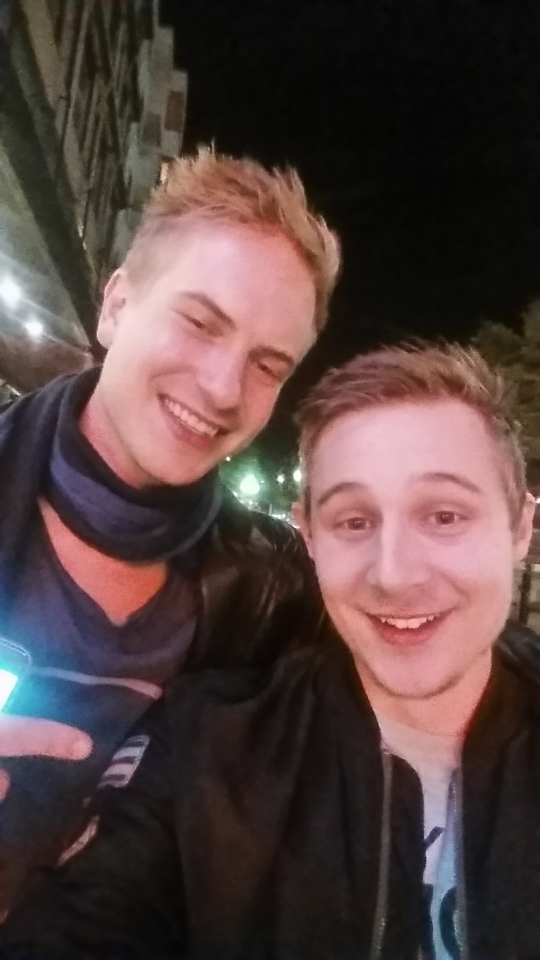
#> input picture Case_Studies/28.jpg, 1080 x 1920 px, given in place of the camera (shown at 1/2 size)
$ python eyetracker.py
#> lines starting #> are read from the running program, lines starting #| are printed output that depends on the picture
import cv2
import imutils
import numpy as np

class EyeTracker:
    def __init__(self, faceCascadePath, eyeCascadePath):
        # Initializerar 2 objekt, av Cascade Classifiers,
        self.faceCascade = cv2.CascadeClassifier(faceCascadePath)
        self.eyeCascade = cv2.CascadeClassifier(eyeCascadePath)

    def track(self, img):
        face_rectangles = self.faceCascade.detectMultiScale(img, scaleFactor=1.1,
                                                  minNeighbors=5, minSize=(30,30),
                                                  flags=cv2.CASCADE_SCALE_IMAGE)
        rects = []

        #Börjar leta efter ögonen
        for (fX, fY, fW, fH) in face_rectangles:
            #vi skapar ett område för ansiktsregionen via rektangeln
            faceROI = img[fY:fY + fH, fX:fX+fW]
            #Appendar rektangel till rects, för senare användning
            # rects.append((fX, fY, fX + fW, fY + fH))

            #Därefter letar vi nu efter ögonen inuti ansiktsregionen, fast med andra parametervärden, för att reducera false positives.
            eye_rectangles = self.eyeCascade.detectMultiScale(faceROI, scaleFactor=1.1, minNeighbors= 10, minSize=(20,20), flags=cv2.CASCADE_SCALE_IMAGE)

            #Vi appendar rektanglarna ifrån eye rektangels, till listan över rektangles.
            for (eX, eY, eW, eH) in eye_rectangles:
                rects.append((fX + eX, fY + eY, fX + eX + eW, fY + eY + eH))

        return rects


ec = EyeTracker("haarcascade_frontalface_default.xml", "haarcascade_eye.xml")
cam = cv2.VideoCapture(0)

while True:
    (grabbed, frame) = cam.read()
#> frame is the input picture: shape (1920, 1080, 3); mean B, G, R 63.4, 64.9, 83.9

    # standard korrigeringar
    frame = imutils.resize(frame, 400)
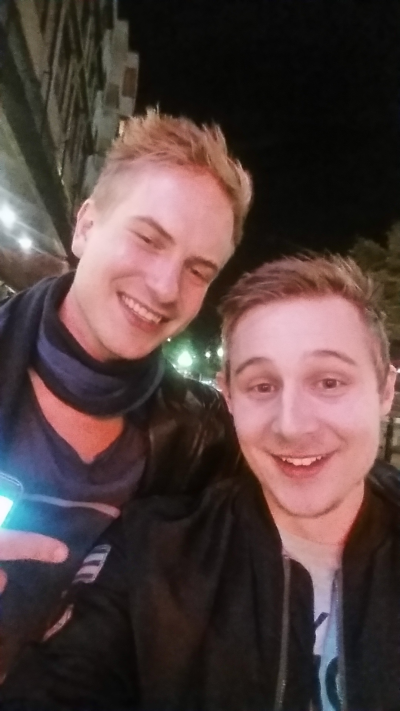
#> frame: shape (711, 400, 3); mean B, G, R 63.4, 64.9, 83.9
    gray = cv2.cvtColor(frame, cv2.COLOR_BGR2GRAY)
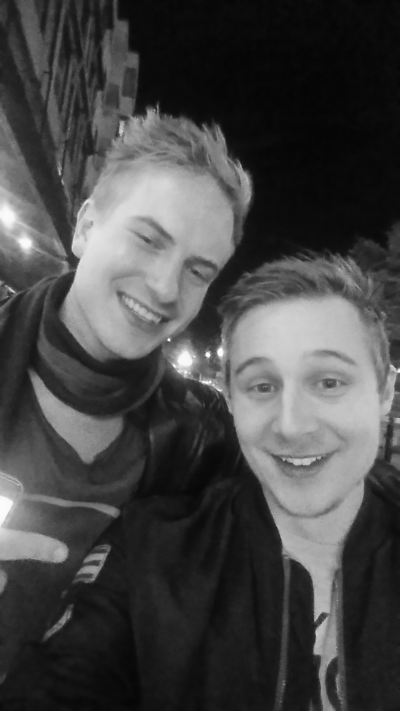
#> gray: shape (711, 400); min 4, max 252, mean 70.4


    #Svart canavas
    canavas = np.zeros(frame.shape[:2], dtype="uint8")

    #Hämtar rektanglarna som returneras utav Cascade Classifiersen i track()
    rectangles = ec.track(gray)
#> in track, `face_rectangles = self.faceCascade.detectMultiScale(img, scaleFactor=1..`: face_rectangles = [[269, 483, 80, 80], [203, 314, 179, 179]]
#> the loop in track, `for (fX, fY, fW, fH) in face_rectangles:` made 2 passes
#> (fX, fY, fW, fH, eye_rectangles) on pass 2: (203, 314, 179, 179, [[100, 42, 51, 51], [39, 53, 42, 42]])
#> pass 1, in track, `faceROI = img[fY:fY + fH, fX:fX+fW]`:
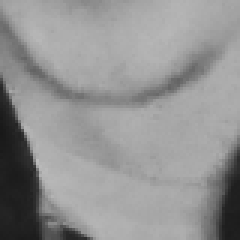
#> faceROI: shape (80, 80) (shown 3 times larger); min 24, max 189, mean 146.6
#> pass 2, in track, `faceROI = img[fY:fY + fH, fX:fX+fW]`:
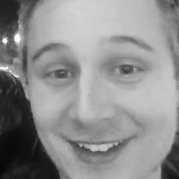
#> faceROI: shape (179, 179); min 8, max 252, mean 142.5
#> after the loop in track, `for (fX, fY, fW, fH) in face_rectangles:`: rects = [(303, 356, 354, 407), (242, 367, 284, 409)]
#> rectangles = [(303, 356, 354, 407), (242, 367, 284, 409)]

    #Vi börjar loopa över rektanglarna och målar upp dem,
    # for rect in rectangles:
    #     cv2.rectangle(canavas, (rect[0],rect[1]),(rect[2],rect[3]), (np.random.randint(0,256),np.random.randint(0,256),np.random.randint(0,256)), 2)

    #Alternativ
    #Måla upp cirklar som varierar i färg
    for rect in rectangles:
        centerX = (rect[0]+ rect[2]) // (2)
        centerY = (rect[1] + rect[3]) // (2)

        radius = rect[2] - rect[0]
        radius = int(radius / 2)
        print(radius)

        cv2.circle(canavas, (centerX, centerY), radius , (np.random.randint(0,256),np.random.randint(0,256), np.random.randint(0,256)),-1)
#> this loop made 2 passes
#> (rect, centerX, centerY, radius) on passes 1 to 2: ((303, 356, 354, 407), 328, 381, 25), ((242, 367, 284, 409), 263, 388, 21)
#| 25
#| 21
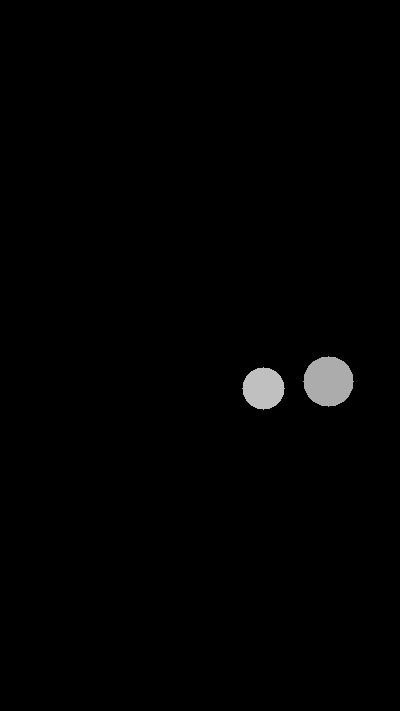
#> canavas: shape (711, 400); min 0, max 192, mean 2.1

    #Visar
    cv2.imshow("Tracking",cv2.bitwise_and(frame,frame, mask=canavas))
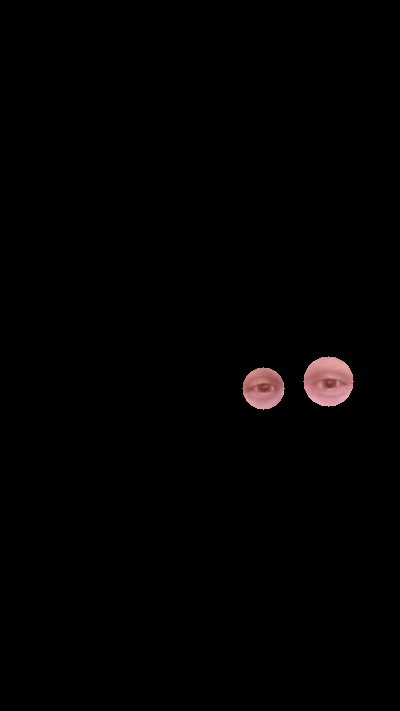
#> window 'Tracking': shape (711, 400, 3); mean B, G, R 1.5, 1.5, 2.3

    #bryter
    if cv2.waitKey(1) & 0xFF == ord("q"):
#> (key q is pressed here)
        break

cam.release()
cv2.destroyAllWindows()
